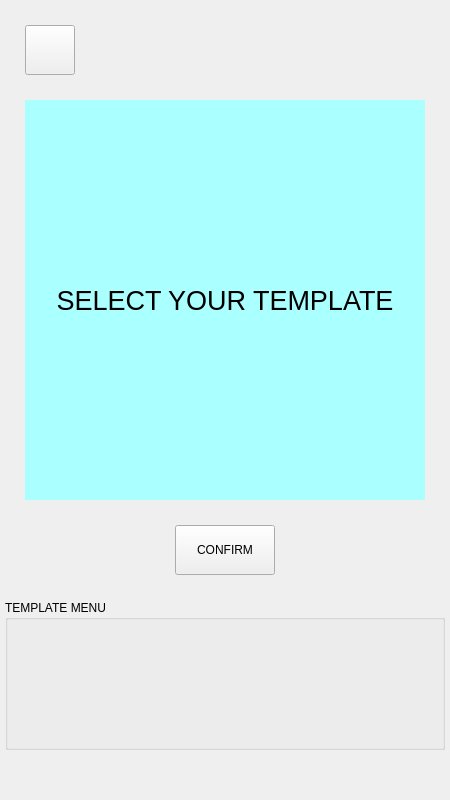
<?xml version="1.0" encoding="UTF-8"?>
<ui version="4.0">
 <class>TemplateMenuView</class>
 <widget class="QWidget" name="TemplateMenuView">
  <property name="geometry">
   <rect>
    <x>0</x>
    <y>0</y>
    <width>450</width>
    <height>800</height>
   </rect>
  </property>
  <property name="maximumSize">
   <size>
    <width>450</width>
    <height>800</height>
   </size>
  </property>
  <property name="baseSize">
   <size>
    <width>450</width>
    <height>800</height>
   </size>
  </property>
  <property name="windowTitle">
   <string>Form</string>
  </property>
  <widget class="QPushButton" name="back_button">
   <property name="geometry">
    <rect>
     <x>25</x>
     <y>25</y>
     <width>50</width>
     <height>50</height>
    </rect>
   </property>
   <property name="text">
    <string/>
   </property>
   <property name="icon">
    <iconset resource="UI_ViewResource.qrc">
     <normaloff>:/View/Icon/left_arrow.png</normaloff>:/View/Icon/left_arrow.png</iconset>
   </property>
   <property name="iconSize">
    <size>
     <width>50</width>
     <height>50</height>
    </size>
   </property>
  </widget>
  <widget class="QPushButton" name="confirm_button">
   <property name="geometry">
    <rect>
     <x>175</x>
     <y>525</y>
     <width>100</width>
     <height>50</height>
    </rect>
   </property>
   <property name="text">
    <string>CONFIRM</string>
   </property>
  </widget>
  <widget class="QLabel" name="template_show_label">
   <property name="geometry">
    <rect>
     <x>25</x>
     <y>100</y>
     <width>400</width>
     <height>400</height>
    </rect>
   </property>
   <property name="font">
    <font>
     <pointsize>20</pointsize>
     <bold>false</bold>
    </font>
   </property>
   <property name="styleSheet">
    <string notr="true">background-color: rgb(170, 255, 255);</string>
   </property>
   <property name="text">
    <string>SELECT YOUR TEMPLATE</string>
   </property>
   <property name="alignment">
    <set>Qt::AlignmentFlag::AlignCenter</set>
   </property>
  </widget>
  <widget class="QGroupBox" name="template_menu_box">
   <property name="geometry">
    <rect>
     <x>5</x>
     <y>600</y>
     <width>440</width>
     <height>150</height>
    </rect>
   </property>
   <property name="title">
    <string>TEMPLATE MENU</string>
   </property>
   <widget class="QStackedWidget" name="template_widget_stack">
    <property name="geometry">
     <rect>
      <x>5</x>
      <y>15</y>
      <width>430</width>
      <height>120</height>
     </rect>
    </property>
    <widget class="QWidget" name="page"/>
    <widget class="QWidget" name="page_2"/>
   </widget>
  </widget>
 </widget>
 <resources>
  <include location="UI_ViewResource.qrc"/>
 </resources>
 <connections/>
</ui>
